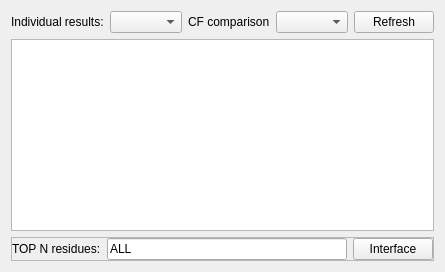
            <widget class="QWidget" name="surfaces_result_tab">
             <attribute name="title">
              <string>Results</string>
             </attribute>
             <layout class="QVBoxLayout" name="verticalLayout_17">
              <item>
               <widget class="QFrame" name="frame_4">
                <property name="frameShape">
                 <enum>QFrame::NoFrame</enum>
                </property>
                <property name="frameShadow">
                 <enum>QFrame::Plain</enum>
                </property>
                <layout class="QHBoxLayout" name="horizontalLayout_8">
                 <property name="leftMargin">
                  <number>0</number>
                 </property>
                 <property name="topMargin">
                  <number>0</number>
                 </property>
                 <property name="rightMargin">
                  <number>0</number>
                 </property>
                 <property name="bottomMargin">
                  <number>0</number>
                 </property>
                 <item>
                  <widget class="QLabel" name="label_135">
                   <property name="text">
                    <string>Individual results:</string>
                   </property>
                  </widget>
                 </item>
                 <item>
                  <widget class="QComboBox" name="surface_select_individual_result">
                   <property name="sizePolicy">
                    <sizepolicy hsizetype="Minimum" vsizetype="Fixed">
                     <horstretch>0</horstretch>
                     <verstretch>0</verstretch>
                    </sizepolicy>
                   </property>
                   <property name="currentText">
                    <string/>
                   </property>
                   <property name="currentIndex">
                    <number>-1</number>
                   </property>
                  </widget>
                 </item>
                 <item>
                  <widget class="QLabel" name="label_136">
                   <property name="text">
                    <string>CF comparison</string>
                   </property>
                  </widget>
                 </item>
                 <item>
                  <widget class="QComboBox" name="surface_select_cf_comparison">
                   <property name="sizePolicy">
                    <sizepolicy hsizetype="Minimum" vsizetype="Fixed">
                     <horstretch>0</horstretch>
                     <verstretch>0</verstretch>
                    </sizepolicy>
                   </property>
                   <property name="currentText">
                    <string/>
                   </property>
                   <property name="currentIndex">
                    <number>-1</number>
                   </property>
                  </widget>
                 </item>
                 <item>
                  <widget class="QPushButton" name="surfaces_refresh_result">
                   <property name="sizePolicy">
                    <sizepolicy hsizetype="Maximum" vsizetype="Fixed">
                     <horstretch>0</horstretch>
                     <verstretch>0</verstretch>
                    </sizepolicy>
                   </property>
                   <property name="text">
                    <string>Refresh</string>
                   </property>
                  </widget>
                 </item>
                </layout>
               </widget>
              </item>
              <item>
               <widget class="QTableView" name="surfaces_tableView"/>
              </item>
              <item>
               <widget class="QFrame" name="frame_5">
                <property name="frameShape">
                 <enum>QFrame::StyledPanel</enum>
                </property>
                <property name="frameShadow">
                 <enum>QFrame::Raised</enum>
                </property>
                <layout class="QHBoxLayout" name="horizontalLayout_9">
                 <property name="leftMargin">
                  <number>0</number>
                 </property>
                 <property name="topMargin">
                  <number>0</number>
                 </property>
                 <property name="rightMargin">
                  <number>0</number>
                 </property>
                 <property name="bottomMargin">
                  <number>0</number>
                 </property>
                 <item>
                  <widget class="QLabel" name="label_134">
                   <property name="text">
                    <string>TOP N residues:</string>
                   </property>
                  </widget>
                 </item>
                 <item>
                  <widget class="QLineEdit" name="TOPN_lineEdit_4">
                   <property name="text">
                    <string>ALL</string>
                   </property>
                  </widget>
                 </item>
                 <item>
                  <widget class="QPushButton" name="surfaces_button_interface">
                   <property name="text">
                    <string>Interface</string>
                   </property>
                  </widget>
                 </item>
                </layout>
               </widget>
              </item>
             </layout>
            </widget>
